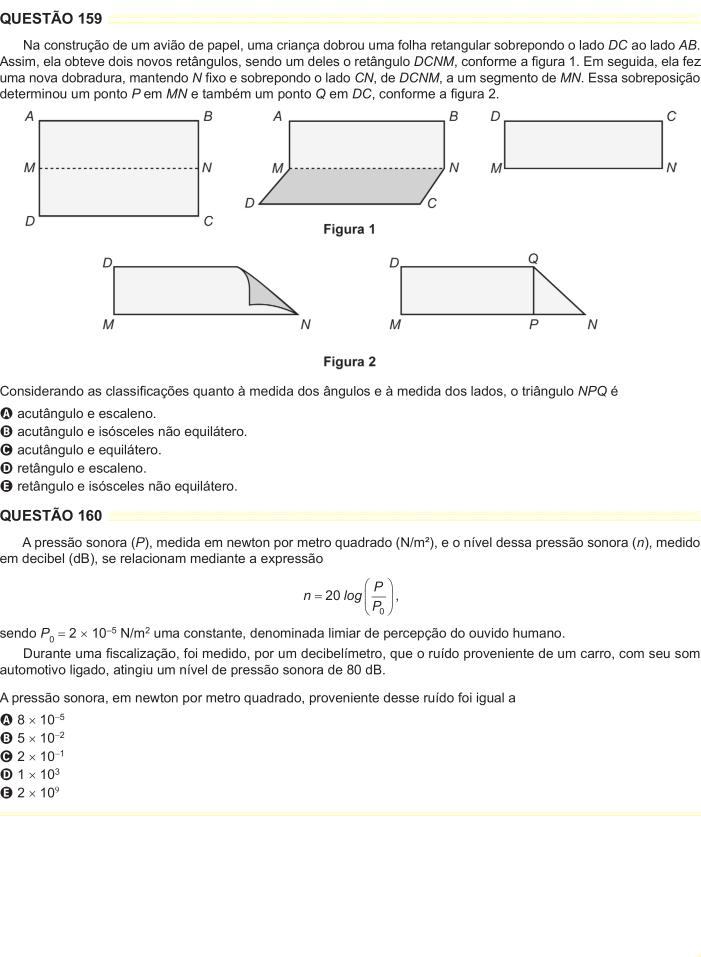
#> input picture 7Passo-DividirPelaFaixaAmarela/inteiras/pagina_enem_25.png, 2101 x 2869 px (shown at 1/3 size)
$ python dividir-questoes.py
#> lines starting #> are read from the running program, lines starting #| are printed output that depends on the picture
from PIL import Image
import os

def converter_cor_gimp_para_rgb(gimp_r, gimp_g, gimp_b):
    """
    Converte valores do GIMP (0-100) para RGB (0-255)
    """
    r = int((gimp_r / 100) * 255)
    g = int((gimp_g / 100) * 255)
    b = int((gimp_b / 100) * 255)
    return (r, g, b)


def encontrar_faixa_amarela(imagem, cor_alvo=(255, 252, 191), tolerancia=30, altura_faixa=5):
    """
    Encontra posições onde há uma faixa horizontal da cor especificada
    """

    largura, altura = imagem.size
    pixels = imagem.load()

    posicoes_corte = []

    y = 0
    while y < altura - altura_faixa:

        faixa_encontrada = True

        for dy in range(altura_faixa):

            # Verifica o penúltimo pixel da direita
            pixel = pixels[largura - 2, y + dy]

            if len(pixel) == 4:
                r, g, b, a = pixel
            else:
                r, g, b = pixel[:3]

            if (
                abs(r - cor_alvo[0]) > tolerancia or
                abs(g - cor_alvo[1]) > tolerancia or
                abs(b - cor_alvo[2]) > tolerancia
            ):
                faixa_encontrada = False
                break

        if faixa_encontrada:

            posicao_corte = y - 33

            if posicao_corte < 0:
                posicao_corte = 0

            posicoes_corte.append(posicao_corte)

            print(f"Faixa amarela encontrada em y={y}, cortando em y={posicao_corte}")

            y += altura_faixa

        else:
            y += 1

    return posicoes_corte


def dividir_imagem_por_faixas(caminho_imagem, pasta_saida, cor_alvo=(255, 252, 191)):
    """
    Divide a imagem verticalmente cortando ANTES das faixas amarelas
    """
#> called with caminho_imagem = './inteiras/pagina_enem_25.png', pasta_saida = '159_160', cor_alvo = (255, 252, 191)

    imagem = Image.open(caminho_imagem)
#> imagem is the input picture: PIL image 2101x2869 RGB; mean R, G, B 245, 244.8, 244.2

    largura, altura = imagem.size
#> largura = 2101; altura = 2869

    print(f"Imagem carregada: {largura}x{altura} pixels")
#| Imagem carregada: 2101x2869 pixels

    posicoes_corte = encontrar_faixa_amarela(imagem, cor_alvo)
#> after the loop in encontrar_faixa_amarela, `while y < altura - altura_faixa:`: posicoes_corte = [33, 1525, 2826]; y = 2864
#> posicoes_corte = [33, 1525, 2826]

    if not posicoes_corte:
        print("Nenhuma faixa amarela encontrada!")
        return

    print(f"Encontradas {len(posicoes_corte)} faixas amarelas.")
#| Encontradas 3 faixas amarelas.

    os.makedirs(pasta_saida, exist_ok=True)

    posicao_anterior = 0

    for i, posicao_corte in enumerate(posicoes_corte):

        if posicao_corte <= posicao_anterior:
            continue

        area_corte = (0, posicao_anterior, largura, posicao_corte)

        secao = imagem.crop(area_corte)

        nome_arquivo = f"parte_{i+1:03d}.png"

        caminho_completo = os.path.join(pasta_saida, nome_arquivo)

        secao.save(caminho_completo)

        print(f"Salvo: {nome_arquivo}")

        posicao_anterior = posicao_corte + 5
#> this loop made 3 passes
#> (posicao_corte, area_corte, nome_arquivo, posicao_anterior) on passes 1 to 3: (33, (0, 0, 2101, 33), 'parte_001.png', 38), (1525, (0, 38, 2101, 1525), 'parte_002.png', 1530), (2826, (0, 1530, 2101, 2826), 'parte_003.png', 2831)
#| Salvo: parte_001.png
#| Salvo: parte_002.png
#| Salvo: parte_003.png
#> pass 2, in dividir_imagem_por_faixas, `secao = imagem.crop(area_corte)`:
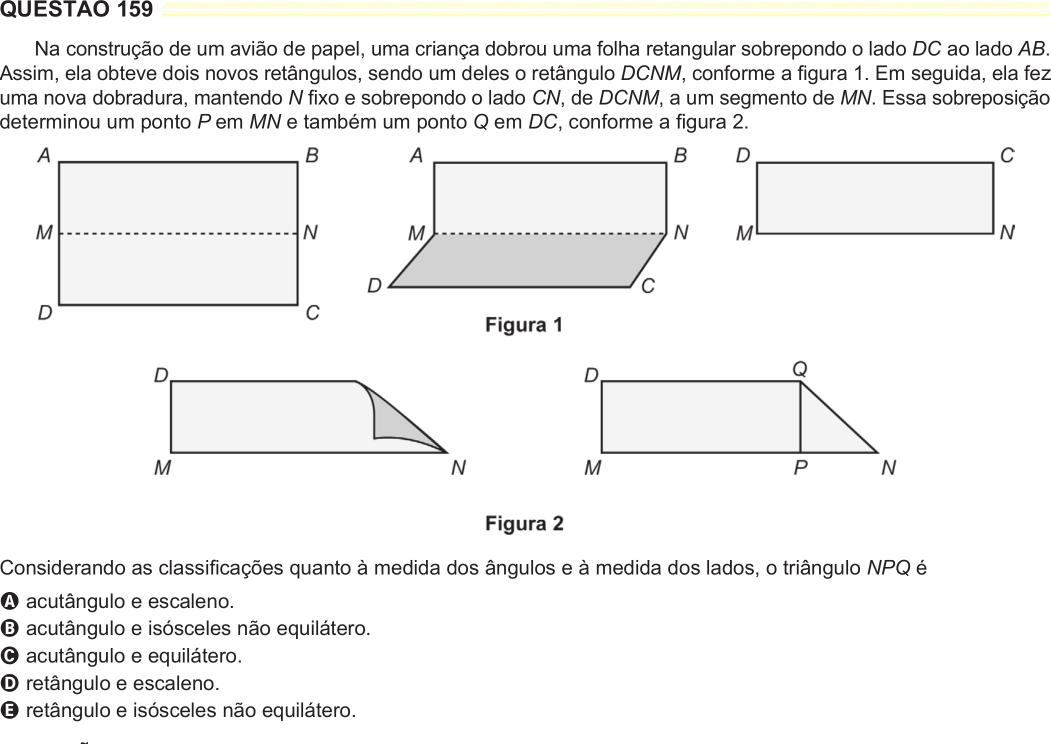
#> secao: PIL image 2101x1487 RGB (shown at 1/2 size); mean R, G, B 242.1, 241.9, 241.5
#> pass 3, in dividir_imagem_por_faixas, `secao = imagem.crop(area_corte)`:
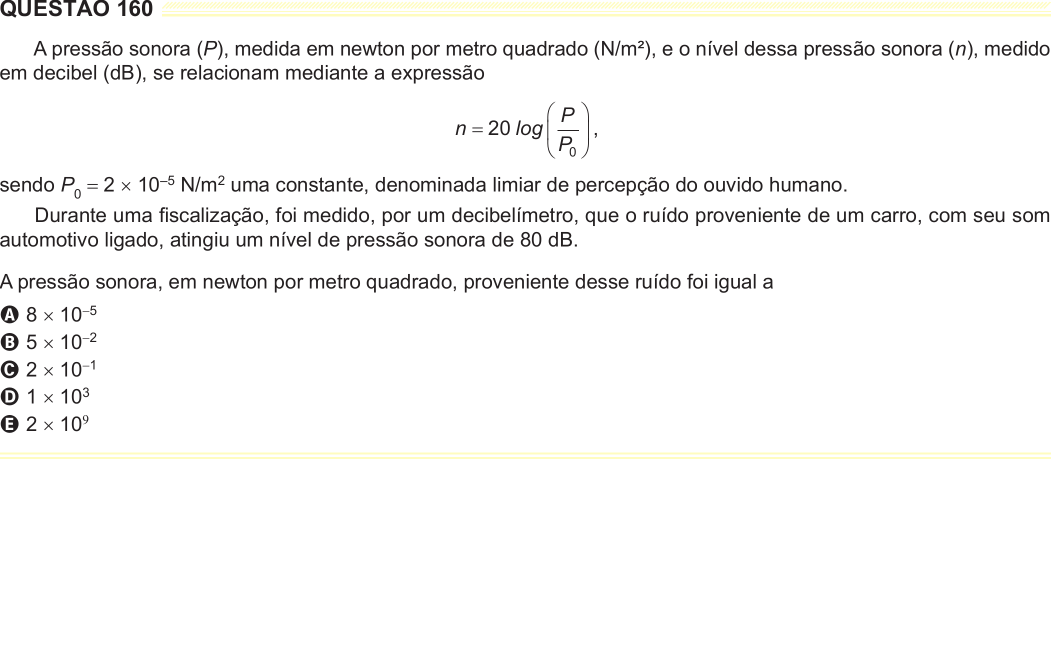
#> secao: PIL image 2101x1296 RGB (shown at 1/2 size); mean R, G, B 247.7, 247.6, 246.6

    if posicao_anterior < altura:

        area_corte = (0, posicao_anterior, largura, altura)
#> area_corte = (0, 2831, 2101, 2869)

        secao = imagem.crop(area_corte)
#> secao: PIL image 2101x38 RGB

        nome_arquivo = f"parte_{len(posicoes_corte)+1:03d}.png"
#> nome_arquivo = 'parte_004.png'

        caminho_completo = os.path.join(pasta_saida, nome_arquivo)

        secao.save(caminho_completo)

        print(f"Salvo: {nome_arquivo}")
#| Salvo: parte_004.png

if __name__ == "__main__":
    # Configurações
    caminho_imagem = "./inteiras/pagina_enem_25.png"
    pasta_saida = "159_160"

    # Cor da faixa amarela
    cor_amarela = (255, 252, 191)
    print(f"Cor utilizada: RGB{cor_amarela}")

    dividir_imagem_por_faixas(caminho_imagem, pasta_saida, cor_amarela)

    print("Divisão concluída!")
# [13 lines of commented-out code are left out]

$ run again, with 7Passo-DividirPelaFaixaAmarela/inteiras/pagina_enem_15.png copied over 7Passo-DividirPelaFaixaAmarela/inteiras/pagina_enem_25.png
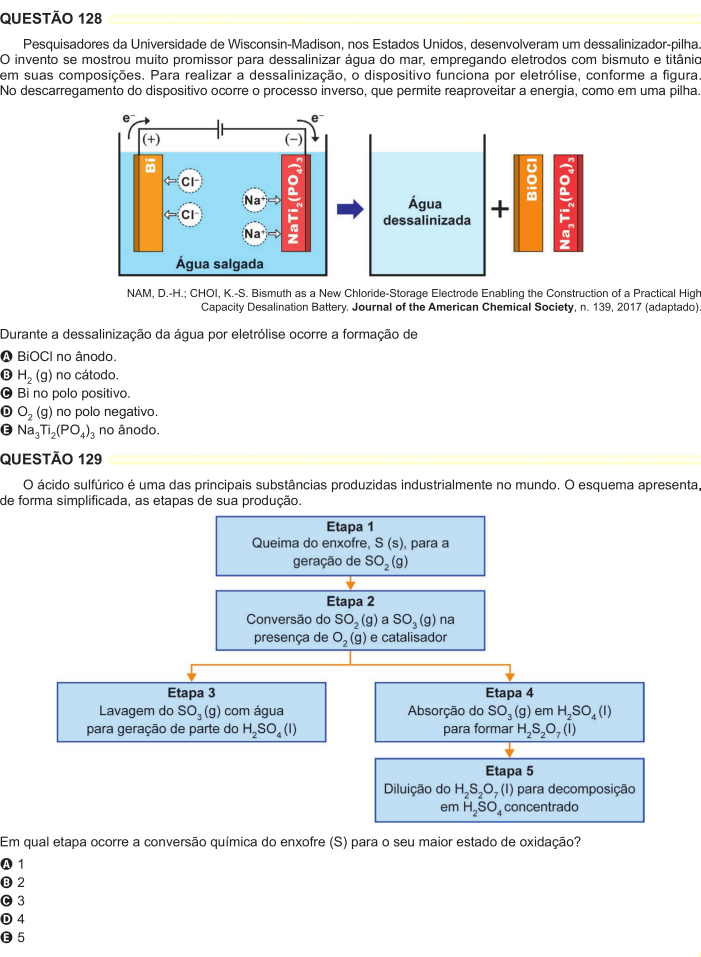
#> input picture 7Passo-DividirPelaFaixaAmarela/inteiras/pagina_enem_15.png, 2101 x 2869 px (shown at 1/3 size)
#> in dividir_imagem_por_faixas, imagem is the input picture: PIL image 2101x2869 RGB; mean R, G, B 232.5, 236.3, 238.8
#| Imagem carregada: 2101x2869 pixels
#> after the loop in encontrar_faixa_amarela, `while y < altura - altura_faixa:`: posicoes_corte = [33, 1355, 2826]; y = 2864
#> in dividir_imagem_por_faixas, `posicoes_corte = encontrar_faixa_amarela(imagem, cor_alvo)`: posicoes_corte = [33, 1355, 2826]
#| Encontradas 3 faixas amarelas.
#> the loop in dividir_imagem_por_faixas, `for i, posicao_corte in enumerate(posicoes_corte): ` made 3 passes
#> (posicao_corte, area_corte, nome_arquivo, posicao_anterior) on passes 1 to 3: (33, (0, 0, 2101, 33), 'parte_001.png', 38), (1355, (0, 38, 2101, 1355), 'parte_002.png', 1360), (2826, (0, 1360, 2101, 2826), 'parte_003.png', 2831)
#> (printed output is left out)
#> pass 2, in dividir_imagem_por_faixas, `secao = imagem.crop(area_corte)`:
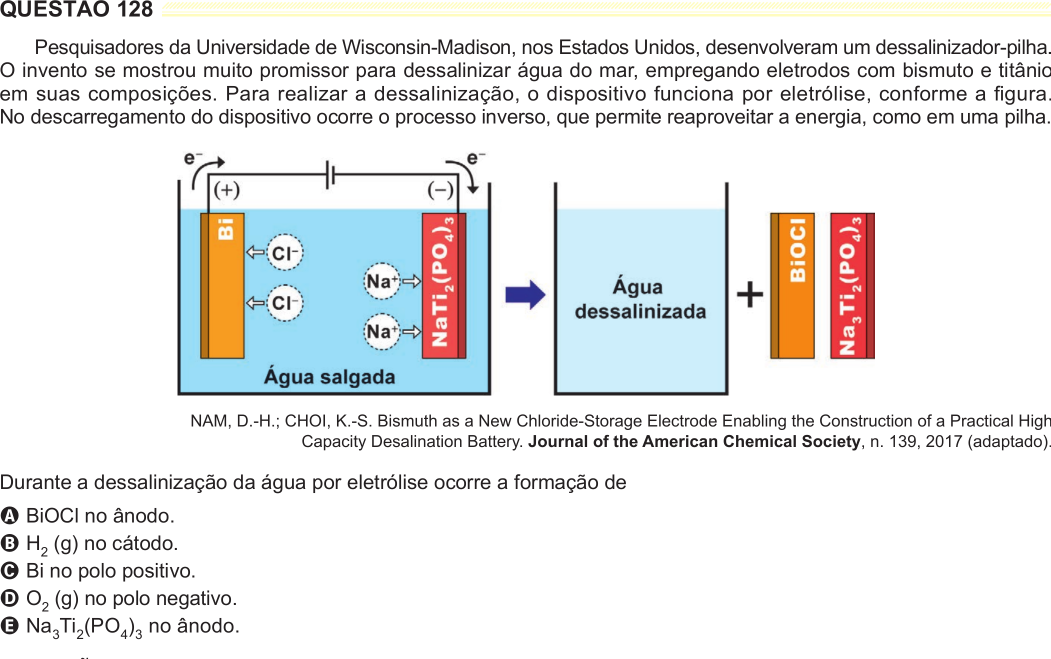
#> secao: PIL image 2101x1317 RGB (shown at 1/2 size); mean R, G, B 232.6, 233.5, 233.3
#> pass 3, in dividir_imagem_por_faixas, `secao = imagem.crop(area_corte)`:
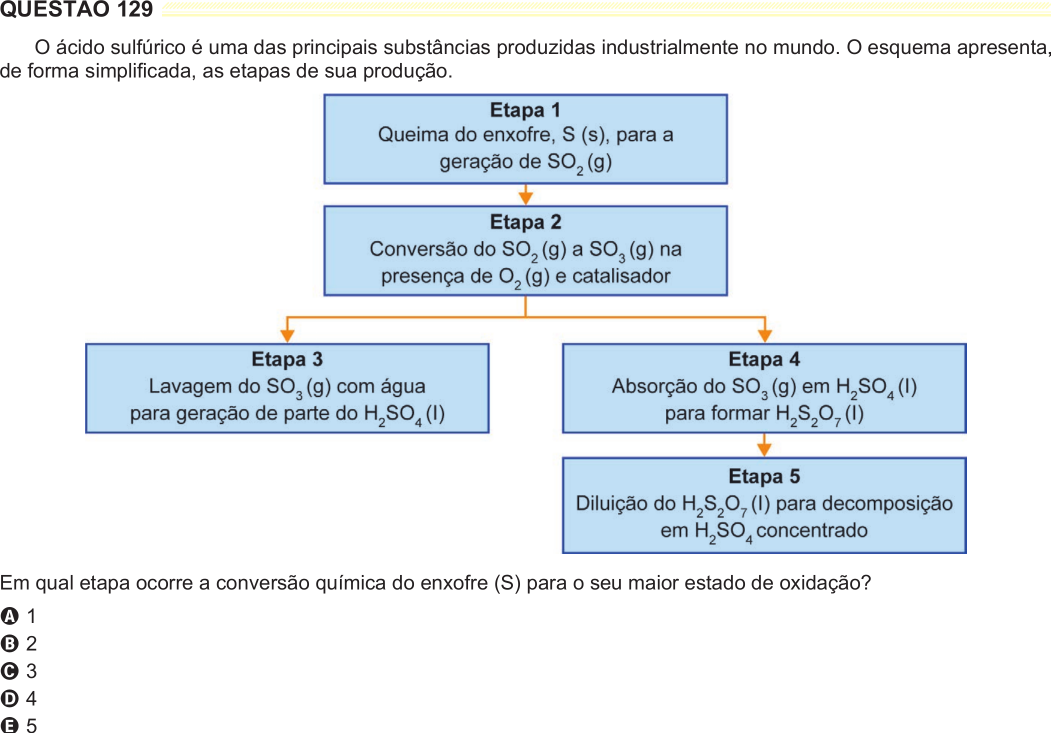
#> secao: PIL image 2101x1466 RGB (shown at 1/2 size); mean R, G, B 231.1, 237.7, 242.8
#> in dividir_imagem_por_faixas, `area_corte = (0, posicao_anterior, largura, altura)`: area_corte = (0, 2831, 2101, 2869)
#> in dividir_imagem_por_faixas, `nome_arquivo = f"parte_{len(posicoes_corte)+1:03d}.png"`: nome_arquivo = 'parte_004.png'
#| Salvo: parte_004.png

$ run again, with 7Passo-DividirPelaFaixaAmarela/inteiras/pagina_enem_12.png copied over 7Passo-DividirPelaFaixaAmarela/inteiras/pagina_enem_25.png
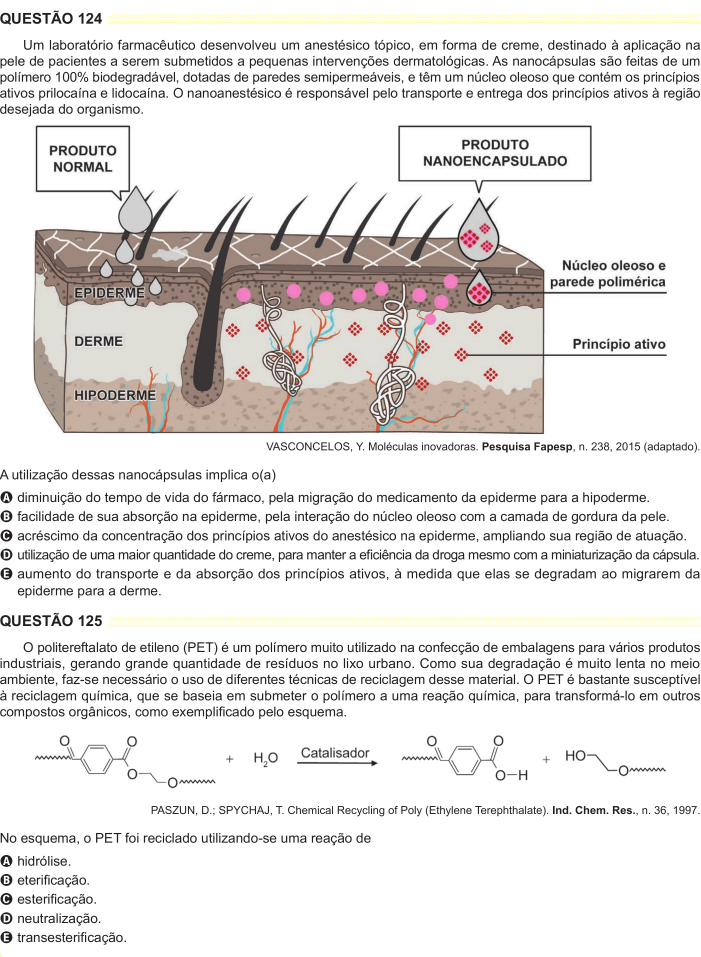
#> input picture 7Passo-DividirPelaFaixaAmarela/inteiras/pagina_enem_12.png, 2101 x 2869 px (shown at 1/3 size)
#> in dividir_imagem_por_faixas, imagem is the input picture: PIL image 2101x2869 RGB; mean R, G, B 230, 227.3, 225.7
#| Imagem carregada: 2101x2869 pixels
#> after the loop in encontrar_faixa_amarela, `while y < altura - altura_faixa:`: posicoes_corte = [33, 1841]; y = 2864
#> in dividir_imagem_por_faixas, `posicoes_corte = encontrar_faixa_amarela(imagem, cor_alvo)`: posicoes_corte = [33, 1841]
#| Encontradas 2 faixas amarelas.
#> the loop in dividir_imagem_por_faixas, `for i, posicao_corte in enumerate(posicoes_corte): ` made 2 passes
#> (posicao_corte, area_corte, nome_arquivo, posicao_anterior) on passes 1 to 2: (33, (0, 0, 2101, 33), 'parte_001.png', 38), (1841, (0, 38, 2101, 1841), 'parte_002.png', 1846)
#> (printed output is left out)
#> pass 2, in dividir_imagem_por_faixas, `secao = imagem.crop(area_corte)`:
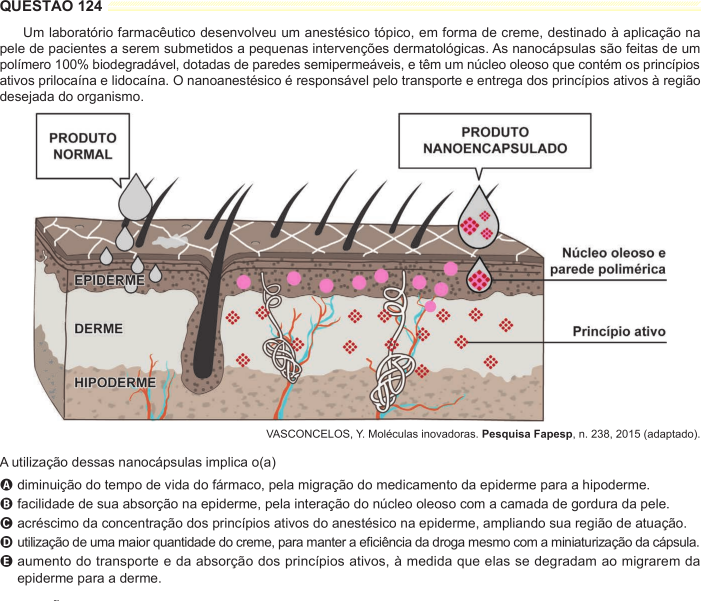
#> secao: PIL image 2101x1803 RGB (shown at 1/3 size); mean R, G, B 222.7, 218.5, 216.4
#> in dividir_imagem_por_faixas, `area_corte = (0, posicao_anterior, largura, altura)`: area_corte = (0, 1846, 2101, 2869)
#> in dividir_imagem_por_faixas, `secao = imagem.crop(area_corte)`:
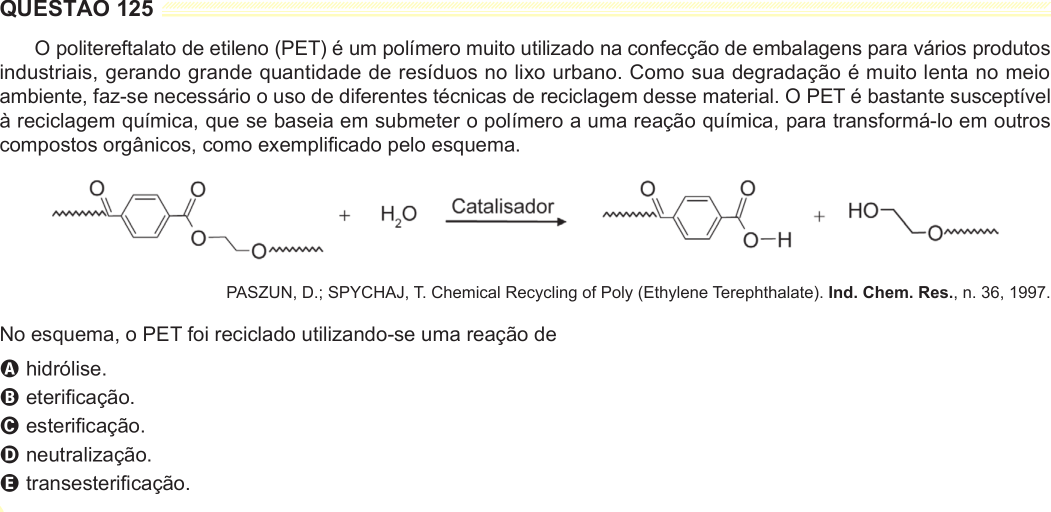
#> secao: PIL image 2101x1023 RGB (shown at 1/2 size); mean R, G, B 241.8, 241.5, 240.8
#> in dividir_imagem_por_faixas, `nome_arquivo = f"parte_{len(posicoes_corte)+1:03d}.png"`: nome_arquivo = 'parte_003.png'
#| Salvo: parte_003.png
